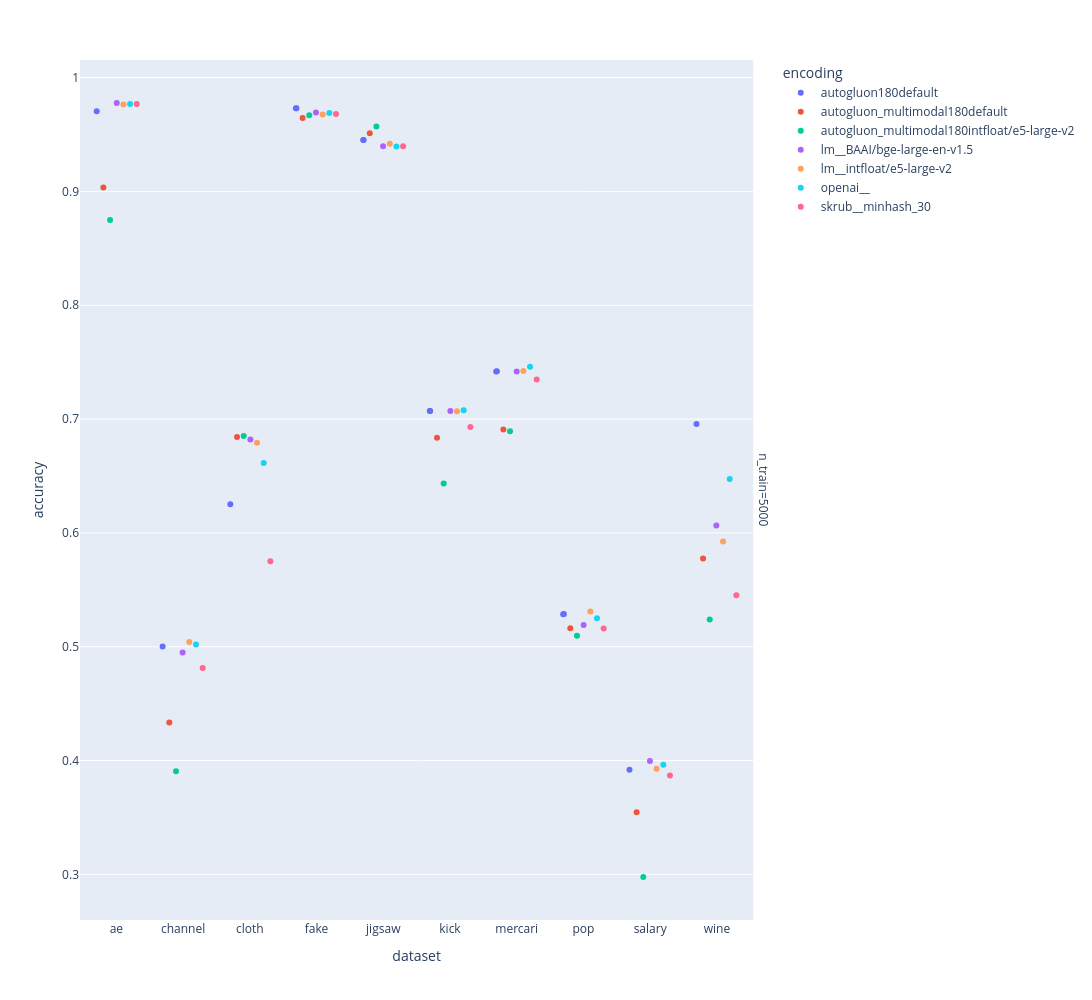

The cell this chart's notebook holds for it:
### Code cell
import plotly.express as px

group_cols = ['dataset', 'encoding', 'n_train', 'n_test', "dim_reduction", "features", "model", "preset",
"time_limit", "hf_model"]

melted_results[group_cols] = melted_results[group_cols].fillna("missing")

# Convert precision and recall columns to float
melted_results['precision'] = melted_results['precision'].astype(float)
melted_results['recall'] = melted_results['recall'].astype(float)
melted_results["roc_auc"] = melted_results["roc_auc"].astype(float)
melted_results["balanced_accuracy"] = melted_results["balanced_accuracy"].astype(float)
melted_results["f1"] = melted_results["f1"].astype(float)
melted_results["mcc"] = melted_results["mcc"].astype(float)
melted_results["accuracy"] = melted_results["accuracy"].astype(float)
melted_results["n_train"] = melted_results["n_train"].astype(int)
melted_results["n_test"] = melted_results["n_test"].astype(int)


to_plot = melted_results[melted_results["n_train"] == 5000]
to_plot = to_plot[to_plot['dataset'].isin(autogluon_datasets)]


all_encodings = list(to_plot.encoding.unique())
# Remove 'llm_icl' and 'autogluon1800' from all_encodings
# all_encodings = [encoding for encoding in all_encodings if encoding not in ['llm_icl', 'autogluon1800', "autogluon600.0", 
#  'autogluon600.0default', 'autogluonnandefault', "lm__intfloat/e5-large-v2",
# 'autogluon1800default', 'autogluonmedium_qualitydefault']]
all_encodings = ['skrub__minhash_30',
 'openai__',
 'lm__BAAI/bge-large-en-v1.5',
 'autogluon180default',
 "lm__intfloat/e5-large-v2",
 #'autogluon180intfloat/e5-large-v2',
 'autogluon_multimodal180default',
 'autogluon_multimodal180intfloat/e5-large-v2'
]
 #"carte",
 #"fasttext__30"]


# Select datasets where all encodings are present and each encoding has 7 rows
valid_datasets = []
for dataset in to_plot['dataset'].unique():
    print(dataset)
    dataset_subset = to_plot[to_plot['dataset'] == dataset]
    if all(np.isin(dataset_subset['encoding'].value_counts(), [7, 14, 21, 28])) and all(encoding in dataset_subset['encoding'].unique() for encoding in all_encodings):
        valid_datasets.append(dataset)
    else:
        print(f"Dataset {dataset} is not valid because it does not have all encodings or each encoding does not have exactly 7 rows.")
        print(f"Value counts for encodings in dataset {dataset}:")
        print(dataset_subset['encoding'].value_counts())
# Identify datasets that are missing any of the required encodings
missing_encodings = {}
for dataset in to_plot['dataset'].unique():
    dataset_subset = to_plot[to_plot['dataset'] == dataset]
    missing = [encoding for encoding in all_encodings if encoding not in dataset_subset['encoding'].unique()]
    if missing:
        missing_encodings[dataset] = missing

# Print the datasets with their missing encodings
for dataset, missing in missing_encodings.items():
    print(f"Dataset {dataset} is missing the following encodings: {missing}")
        
        

filtered_results = to_plot[to_plot['dataset'].isin(valid_datasets)]
filtered_results = filtered_results[filtered_results['encoding'].isin(all_encodings)]
#filtered_results = filtered_results[filtered_results['dataset'].isin(benchmark_datasets)]






grouped_results = filtered_results.groupby(group_cols).mean().reset_index()


px.strip(grouped_results, x="dataset", y="accuracy", color="encoding", facet_row="n_train",
         height=1000, width=1200)

### Figure 1 — Plotly figure (JSON) as saved in the notebook; plotly's stock layout.template omitted (floating-point values rounded to 4 significant figures)
{"data": [{"alignmentgroup": "True", "boxpoints": "all", "fillcolor": "rgba(255,255,255,0)", "hoveron": "points", "hovertemplate": "encoding=autogluon180default<br>n_train=5000<br>dataset=%{x}<br>accuracy=%{y}<extra></extra>", "legendgroup": "autogluon180default", "line": {"color": "rgba(255,255,255,0)"}, "marker": {"color": "#636efa"}, "name": "autogluon180default", "offsetgroup": "autogluon180default", "orientation": "v", "pointpos": 0, "showlegend": true, "type": "box", "x": ["ae", "channel", "cloth", "fake", "fake", "jigsaw", "jigsaw", "kick", "kick", "mercari", "mercari", "pop", "pop", "salary", "wine"], "x0": " ", "xaxis": "x", "y": [0.9706, 0.5003, 0.6251, 0.9731, 0.9731, 0.9451, 0.9451, 0.7071, 0.7071, 0.7417, 0.742, 0.5289, 0.5286, 0.392, 0.6957], "y0": " ", "yaxis": "y"}, {"alignmentgroup": "True", "boxpoints": "all", "fillcolor": "rgba(255,255,255,0)", "hoveron": "points", "hovertemplate": "encoding=autogluon_multimodal180default<br>n_train=5000<br>dataset=%{x}<br>accuracy=%{y}<extra></extra>", "legendgroup": "autogluon_multimodal180default", "line": {"color": "rgba(255,255,255,0)"}, "marker": {"color": "#EF553B"}, "name": "autogluon_multimodal180default", "offsetgroup": "autogluon_multimodal180default", "orientation": "v", "pointpos": 0, "showlegend": true, "type": "box", "x": ["ae", "channel", "cloth", "fake", "jigsaw", "kick", "mercari", "pop", "salary", "wine"], "x0": " ", "xaxis": "x", "y": [0.9034, 0.4334, 0.6843, 0.9646, 0.9511, 0.6837, 0.6909, 0.5163, 0.3546, 0.5774], "y0": " ", "yaxis": "y"}, {"alignmentgroup": "True", "boxpoints": "all", "fillcolor": "rgba(255,255,255,0)", "hoveron": "points", "hovertemplate": "encoding=autogluon_multimodal180intfloat/e5-large-v2<br>n_train=5000<br>dataset=%{x}<br>accuracy=%{y}<extra></extra>", "legendgroup": "autogluon_multimodal180intfloat/e5-large-v2", "line": {"color": "rgba(255,255,255,0)"}, "marker": {"color": "#00cc96"}, "name": "autogluon_multimodal180intfloat/e5-large-v2", "offsetgroup": "autogluon_multimodal180intfloat/e5-large-v2", "orientation": "v", "pointpos": 0, "showlegend": true, "type": "box", "x": ["ae", "channel", "cloth", "fake", "jigsaw", "kick", "mercari", "pop", "salary", "wine"], "x0": " ", "xaxis": "x", "y": [0.8749, 0.3906, 0.6851, 0.9669, 0.9571, 0.6434, 0.6894, 0.5097, 0.2977, 0.524], "y0": " ", "yaxis": "y"}, {"alignmentgroup": "True", "boxpoints": "all", "fillcolor": "rgba(255,255,255,0)", "hoveron": "points", "hovertemplate": "encoding=lm__BAAI/bge-large-en-v1.5<br>n_train=5000<br>dataset=%{x}<br>accuracy=%{y}<extra></extra>", "legendgroup": "lm__BAAI/bge-large-en-v1.5", "line": {"color": "rgba(255,255,255,0)"}, "marker": {"color": "#ab63fa"}, "name": "lm__BAAI/bge-large-en-v1.5", "offsetgroup": "lm__BAAI/bge-large-en-v1.5", "orientation": "v", "pointpos": 0, "showlegend": true, "type": "box", "x": ["ae", "channel", "cloth", "fake", "jigsaw", "kick", "mercari", "pop", "salary", "wine"], "x0": " ", "xaxis": "x", "y": [0.9777, 0.4949, 0.682, 0.9694, 0.9397, 0.7071, 0.7417, 0.5191, 0.3997, 0.6066], "y0": " ", "yaxis": "y"}, {"alignmentgroup": "True", "boxpoints": "all", "fillcolor": "rgba(255,255,255,0)", "hoveron": "points", "hovertemplate": "encoding=lm__intfloat/e5-large-v2<br>n_train=5000<br>dataset=%{x}<br>accuracy=%{y}<extra></extra>", "legendgroup": "lm__intfloat/e5-large-v2", "line": {"color": "rgba(255,255,255,0)"}, "marker": {"color": "#FFA15A"}, "name": "lm__intfloat/e5-large-v2", "offsetgroup": "lm__intfloat/e5-large-v2", "orientation": "v", "pointpos": 0, "showlegend": true, "type": "box", "x": ["ae", "channel", "cloth", "fake", "jigsaw", "kick", "mercari", "pop", "salary", "wine"], "x0": " ", "xaxis": "x", "y": [0.9764, 0.5041, 0.6791, 0.9677, 0.9419, 0.707, 0.7423, 0.531, 0.3927, 0.5924], "y0": " ", "yaxis": "y"}, {"alignmentgroup": "True", "boxpoints": "all", "fillcolor": "rgba(255,255,255,0)", "hoveron": "points", "hovertemplate": "encoding=openai__<br>n_train=5000<br>dataset=%{x}<br>accuracy=%{y}<extra></extra>", "legendgroup": "openai__", "line": {"color": "rgba(255,255,255,0)"}, "marker": {"color": "#19d3f3"}, "name": "openai__", "offsetgroup": "openai__", "orientation": "v", "pointpos": 0, "showlegend": true, "type": "box", "x": ["ae", "channel", "cloth", "fake", "jigsaw", "kick", "mercari", "pop", "salary", "wine"], "x0": " ", "xaxis": "x", "y": [0.9769, 0.502, 0.6614, 0.9689, 0.9394, 0.7077, 0.746, 0.5251, 0.3963, 0.6474], "y0": " ", "yaxis": "y"}, {"alignmentgroup": "True", "boxpoints": "all", "fillcolor": "rgba(255,255,255,0)", "hoveron": "points", "hovertemplate": "encoding=skrub__minhash_30<br>n_train=5000<br>dataset=%{x}<br>accuracy=%{y}<extra></extra>", "legendgroup": "skrub__minhash_30", "line": {"color": "rgba(255,255,255,0)"}, "marker": {"color": "#FF6692"}, "name": "skrub__minhash_30", "offsetgroup": "skrub__minhash_30", "orientation": "v", "pointpos": 0, "showlegend": true, "type": "box", "x": ["ae", "channel", "cloth", "fake", "jigsaw", "kick", "mercari", "pop", "salary", "wine"], "x0": " ", "xaxis": "x", "y": [0.9769, 0.4814, 0.5751, 0.968, 0.9397, 0.6931, 0.7349, 0.516, 0.3869, 0.5451], "y0": " ", "yaxis": "y"}], "layout": {"annotations": [{"font": {}, "showarrow": false, "text": "n_train=5000", "textangle": 90, "x": 0.98, "xanchor": "left", "xref": "paper", "y": 0.5, "yanchor": "middle", "yref": "paper"}], "boxmode": "group", "height": 1000, "legend": {"title": {"text": "encoding"}, "tracegroupgap": 0}, "margin": {"t": 60}, "width": 1200, "xaxis": {"anchor": "y", "domain": [0, 0.98], "title": {"text": "dataset"}}, "yaxis": {"anchor": "x", "domain": [0, 1], "title": {"text": "accuracy"}}}}
